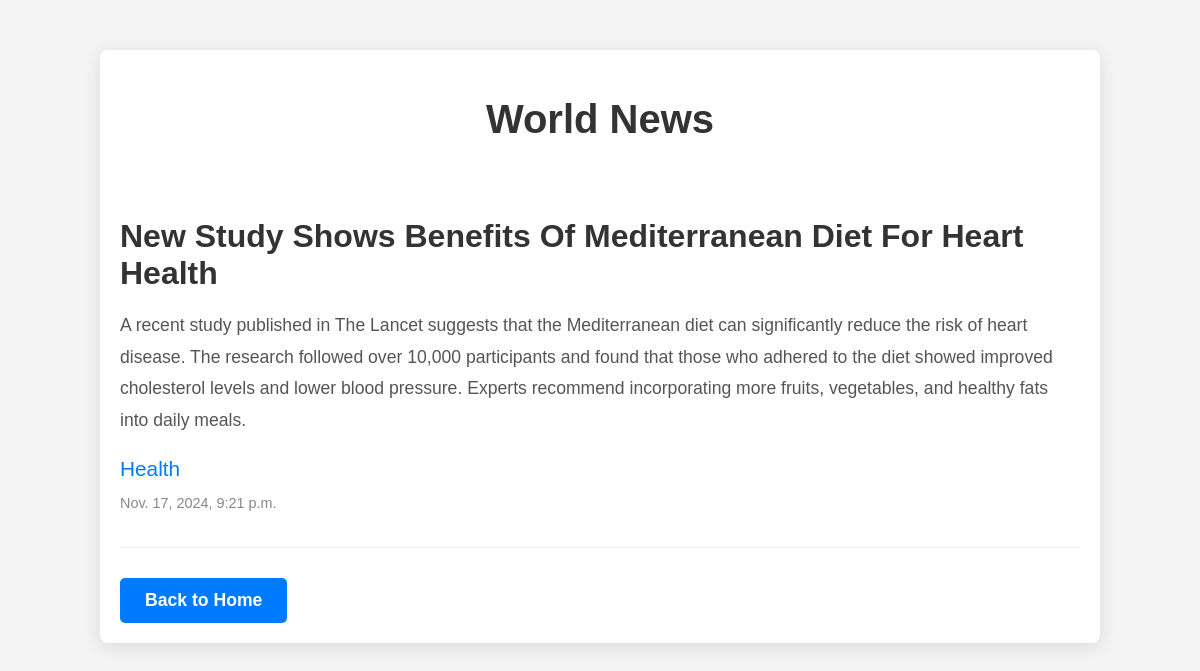
Page /Health/ on the committed database.
### news_website_homework_app/models.py (models this page shows, shortened)
class News(models.Model):
    title = models.CharField('Title', max_length=100)
    text = models.TextField('Text')
    category = models.ForeignKey(NewCategory, on_delete=models.CASCADE, related_name='News')
    date_added = models.DateTimeField('Date Added', auto_now_add=True)
    class Meta:
        verbose_name = 'New'
        verbose_name_plural = 'News'

class NewCategory(models.Model):
    category_name = models.CharField('Category Name', max_length=100)
    date_added = models.DateTimeField('Date Added', auto_now_add=True)
    def __str__(self):
        return self.category_name
    class Meta:
        verbose_name = 'Category Name'
        verbose_name_plural = 'Category Names'

### news_website_homework_app/views.py (the view)
# urls.py: path('Health/', views.health_news, name='health_news'),
def health_news(request):
    category_ = NewCategory.objects.get(category_name='Health')
    world_news_latest = News.objects.filter(category=category_).order_by('-date_added')
    return render(request, 'news_website_homework_app/health_news.html', {'world_news_latest': world_news_latest})

### news_website_homework_app/templates/news_website_homework_app/health_news.html (shortened to what this page needs)
{% load static %}
<!DOCTYPE html>
<html lang="en">
<head>
    <link rel="stylesheet" href="{% static 'news_website_homework_app/css/categories.css' %}">
</head>
<body>
    <div class="container">
        <h1>World News</h1>
        {% for new in world_news_latest %}
            <div class="news-item">
                <h2>{{ new.title }}</h2>
                <p>{{ new.text }}</p>
                <h3>{{ new.category }}</h3>
                <p class="date">{{ new.date_added }}</p>
            </div>
        {% endfor %}
        <a href="{% url 'main_home_page' %}" class="back-home">Back to Home</a>
    </div>
</body>
</html>

### static/news_website_homework_app/css/categories.css (style rules this page uses)
body { font-family: 'Helvetica', sans-serif; background-color: #f4f4f4; color: #333; margin: 0; padding: 0; }
.container { width: 80%; margin: 50px auto; background-color: #fff; padding: 20px; border-radius: 8px; box-shadow: 0 4px 20px rgba(0, 0, 0, 0.1); }
h1 { font-size: 2.5em; color: #333; text-align: center; margin-bottom: 30px; }
.news-item { border-bottom: 1px solid #eee; padding: 20px 0; }
.news-item h2 { font-size: 2em; color: #333; margin-bottom: 15px; text-transform: capitalize; }
.news-item h3 { font-size: 1.3em; color: #007bff; margin-bottom: 10px; font-weight: normal; }
.news-item p { font-size: 1.1em; line-height: 1.8; margin-bottom: 10px; color: #555; }
.news-item .date { font-size: 0.9em; color: #888; margin-top: 5px; }
a.back-home { display: inline-block; padding: 12px 25px; background-color: #007bff; color: white; font-size: 1.1em; font-weight: bold; text-decoration: none; border-radius: 5px; text-align: center; margin-top: 30px; transition: background-color 0.3s ease, transform 0.3s ease; }

### rows in the picture
News: title "New Study Shows Benefits Of Mediterranean Diet For Heart Health", text "A recent study published in The Lancet suggests that the Mediterranean diet can significantly reduce the risk of heart disease. The research followed over 10,000 participants and found that those who adhered to the diet showed improved cholesterol levels and lower blood pressure. Experts recommend incorporating more fruits, vegetables, and healthy fats into daily meals.", category "Health", date_added "Nov. 17, 2024, 9:21 p.m."
